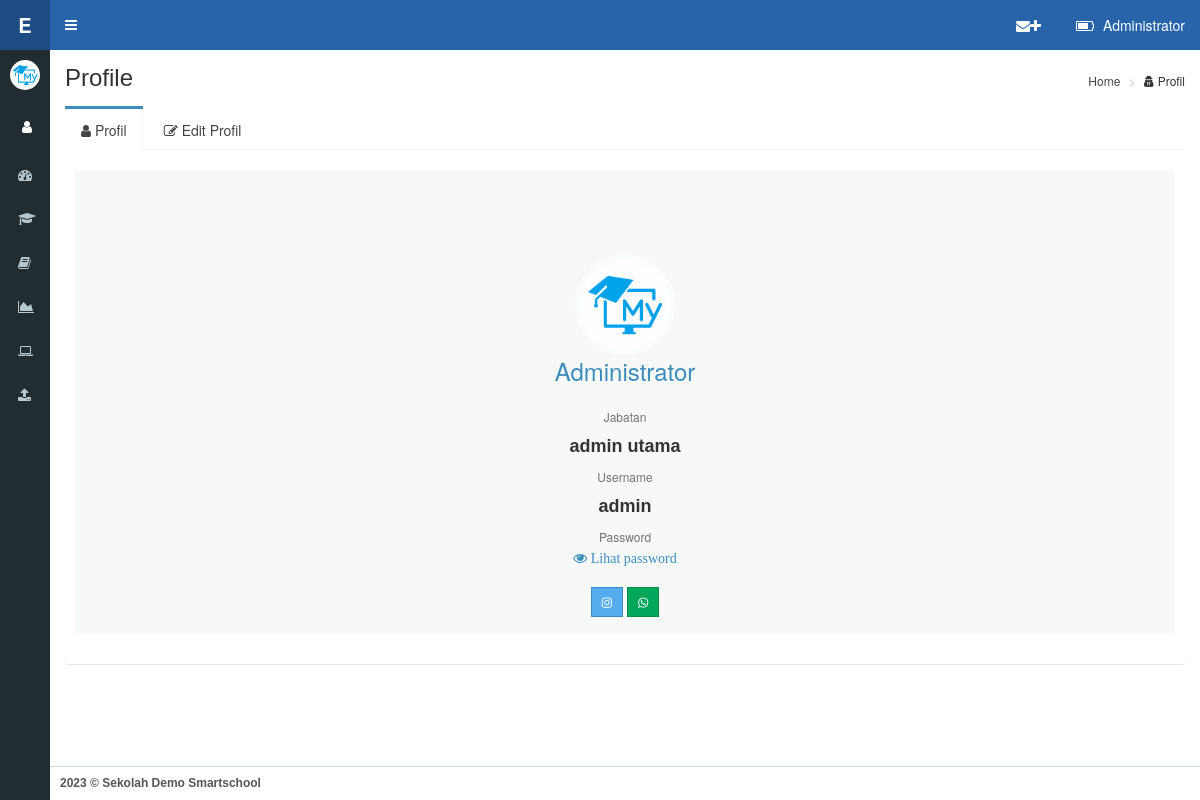
Page /on-admin/profil.php (signed in) on the committed database.
### tables this page shows
CREATE TABLE `users` (
  `id` int(10) NOT NULL,
  `nip` varchar(100) NOT NULL,
  `nama` varchar(200) NOT NULL,
  `jabatan` text NOT NULL,
  `pass` varchar(255) NOT NULL,
  `Id_User` int(11) NOT NULL DEFAULT '1',
  `Id_Usergroup_User` int(11) NOT NULL DEFAULT '1',
  `foto` varchar(100) DEFAULT NULL,
  `instagram` varchar(100) NOT NULL,
  `youtube` varchar(100) NOT NULL,
  `phone` varchar(20) NOT NULL,
  `admin_su` varchar(2) NOT NULL DEFAULT '0'
);

CREATE TABLE `profil` (
  `id` int(11) NOT NULL,
  `n_sekolah` varchar(30) NOT NULL,
  `sub_n_sekolah` varchar(100) NOT NULL,
  `kode_sekolah` varchar(30) NOT NULL,
  `logo` varchar(30) NOT NULL,
  `logo_ujian` varchar(30) NOT NULL,
  `jenis_ujian` text NOT NULL,
  `kota` varchar(30) NOT NULL,
  `tanggal` text NOT NULL,
  `th_ajaran` varchar(15) NOT NULL,
  `logo_kota` varchar(30) NOT NULL,
  `web` varchar(30) NOT NULL,
  `bg_login` varchar(30) NOT NULL,
  `kepsek` varchar(50) NOT NULL,
  `nip` varchar(20) NOT NULL
);

### on-admin/conn/cek.php (called while the page is built, shortened)
<?php
if (!isset($_SESSION['admin']) || empty($_SESSION['admin'])) {
header('location:../admin/index.php');
} else {
$username=$_SESSION['admin'];
}
?>

### on-admin/conn/fungsi.php (called while the page is built, shortened)
<?php
$query = mysqli_query ($konek, "SELECT * FROM users WHERE nip='$username'");
$ar = mysqli_fetch_array ($query);
$nama=$ar['nama'];
$nip=$ar['nip'];
$jabatan=$ar['jabatan'];
$instagram=$ar['instagram'];
$phone=$ar['phone'];
?>

### on-admin/profil.php (the view, shortened to what this page needs)
<?php
include ('../koneksi/koneksi.php');
include ('conn/cek.php');
include ('conn/fungsi.php');
?>
<!DOCTYPE html>
<html>
 <head>
    <?php
        include "bundle/bundle_css.php";
    ?>
</head>
<?php
include "tema/tema.php";
?>
    <div class="wrapper">
<?php
        include 'navbar/content_header.php';?>
      <aside class="main-sidebar">
        <section class="sidebar">
        <?php
        include "navbar/userpanel.php";
      ?>
          <ul class="sidebar-menu" data-widget="tree">
                <li><a href="index.php"><i class="fa fa-tachometer"></i><span> Dashboard</span></a></li>
                <li><a href="siswa.php"><i class="fa fa-graduation-cap"></i><span> Management Siswa</span></a></li>
                <li class="treeview">
                  <a href="#">
                    <i class="fa fa-book"></i>
                  </a>
                </li>
                <li><a href="hasiltest.php"><i class="fa fa-area-chart"></i><span> Hasil Test</span></a></li>
                <li><a href="monitor.php"><i class="fa fa-laptop"></i><span> Monitoring Ujian</span></a></li>
                <li><a href="laporan.php"><i class="fa fa-upload"></i><span> Laporan</span></a></li>
          </ul>
        </section>
      </aside>
      <div class="content-wrapper">
        <section class="content-header">
         <h1>
            Profile
          </h1>
          <ol class="breadcrumb">
            <li><a href="#"> Home</a></li>
            <li><i class="fa fa-user-secret"></i> Profil</li>
          </ol>
        </section>
<section class="content">
<div class="nav-tabs-custom">
            <ul class="nav nav-tabs">
              <li class="active"><a href="#tab_1" data-toggle="tab"><i class="fa fa-user"></i> Profil</a></li>
              <li><a href="#tab_2" data-toggle="tab"><i class="fa fa-edit"></i> Edit Profil</a></li>
            </ul>
            <div class="tab-content">
              <div class="tab-pane active" id="tab_1">
                <div class="row">
                    <div class="col-lg-12 col-sm-12">
                        <div class="card hovercard">
                            <div class="cardheader">
                            </div>
                            <?php
                                    $qq = mysqli_query ($konek, "SELECT * FROM profil where id='1'");
                                    while ($xx = mysqli_fetch_array ($qq)){
                                    ?>
                            <div class="avatar">
                                <img alt="" src="../aset/foto/<?php echo $xx['logo'];?>">
                            </div>
                            <?php }?>
                            <div class="info">
                                <div class="title">
                                    <a target="_blank" href="#"><?php echo $nama; ?></a>
                                </div>
                                <br>
                                <div class="desc">Jabatan</div>
                                <div><h4><b><?php echo $jabatan;?></b></h4></div>
                                <div class="desc">Username</div>
                                <div><h4><b><?php echo $nip;?></b></h4></div>
                                <div class="desc">Password</div>
                                <a href="#" onclick="$('#hiddenText').show(); return false;">  <i class="fa fa-eye"> Lihat password</i></a></p>
                            </div>
                            <div class="bottom">
                                <a class="btn btn-primary btn-twitter btn-sm" target="_blank" href="<?php echo $instagram;?>"><i class="fa fa-instagram"></i></a>
                                <a class="btn btn-success btn-sm" rel="publisher" target="_blank" href="tel:<?php echo $phone;?>"><i class="fa fa-whatsapp"></i></a>
                            </div>
                        </div>
                    </div>
                </div>
           </div>
        </div>
    </div>
</section>
</div>
<?php
include "navbar/content_footer.php";
?>
</body>
</html>

### on-admin/navbar/content_header.php (shortened to what this page needs)
<header class="main-header">
<div class="logo">
<span class="logo-sm">
<b style="color:white;">E CBT <?php echo date ('Y') ?></b></span>
</div>
  <nav class="navbar navbar-static-top" role="navigation">
    <a href="#" class="sidebar-toggle" data-toggle="push-menu" role="button">
    </a>
    <div class="navbar-custom-menu">
      <ul class="nav navbar-nav">
        <li class="dropdown user user-menu">
          <a href="#" class="dropdown-toggle" data-toggle="dropdown">
            <i class="fa fa-battery-three-quarters"></i>
                <span class="hidden-xs" style="text-transform:capitalize;"><?php echo $nama;?></span>
          </a>
        </li>
      </ul>
    </div>
    <div class="navbar-custom-menu">
      <ul class="nav navbar-nav">
        <li class="dropdown user user-menu">
          <a href="pesan.php">
            <i class="fa fa-envelope"><i class="fa fa-plus"></i></i>
          </a>
        </li>
      </ul>
    </div>
  </nav>
</header>

### on-admin/navbar/userpanel.php (shortened to what this page needs)
<?php
$qq = mysqli_query ($konek, "SELECT * FROM profil where id='1'");
						while ($xx = mysqli_fetch_array ($qq)){
                        ?>
		<div class="user-panel">
            <div class="pull-left image">
              <img src="../aset/foto/<?php echo $xx['logo'];?>" class="img-circle" alt="User Image">
            </div>
		  </div>
		  <div class="user-panel">
            <div class="pull-left image">
			<a href="profil.php" data-toggle="tooltip" data-placement="right" title="Profil"><button id="cog" class="btn btn-default btn-md"><i class="fa fa-user"></i></button></a>
            <a href="theme.php" data-placement="right" data-toggle="tooltip" title="setting"><button id="cog" class="btn btn-default"><i class="fa fa-cog"></i></button></a>
            </div>
        </div>
<?php }?>

### on-admin/bundle/bundle_css.php (style rules this page uses)
.content-wrapper { background-color: #ffffff; }
.content { background-color: #ffffff; }

### on-admin/bundle/profil.css.php (style rules this page uses)
.card { padding-top: 20px; margin: 10px 0 20px 0; background-color: rgba(214, 224, 226, 0.2); border-top-width: 0; border-bottom-width: 2px; -webkit-border-radius: 3px; -moz-border-radius: 3px; border-radius: 3px; -webkit-box-shadow: none; -moz-box-shadow: none; box-shadow: none; -webkit-box-sizing: border-box; -moz-box-sizing: border-box; box-sizing: border-box; }
.card.hovercard { position: relative; padding-top: 0; overflow: hidden; text-align: center; background-color: rgba(214, 224, 226, 0.2); }
.card.hovercard .cardheader { background-size: cover; height: 135px; }
.card.hovercard .avatar { position: relative; top: -50px; margin-bottom: -50px; }
.card.hovercard .avatar img { width: 100px; height: 100px; max-width: 100px; max-height: 100px; -webkit-border-radius: 50%; -moz-border-radius: 50%; border-radius: 50%; border: 5px solid rgba(255,255,255,0.5); }
.card.hovercard .info { padding: 4px 8px 10px; }
.card.hovercard .info .title { margin-bottom: 4px; font-size: 24px; line-height: 1; color: #262626; vertical-align: middle; }
.card.hovercard .info .desc { overflow: hidden; font-size: 12px; line-height: 20px; color: #737373; text-overflow: ellipsis; }
.card.hovercard .bottom { padding: 0 20px; margin-bottom: 17px; }
.btn { border-radius: 0; }

### on-admin/profil.php (style rules this page uses)
#cog { border-radius:0; background-color:#222d32; color:white; border:0; }

### rows in the picture
users: nama "Administrator", jabatan "admin utama", nip "admin"
profil: logo (picture)
